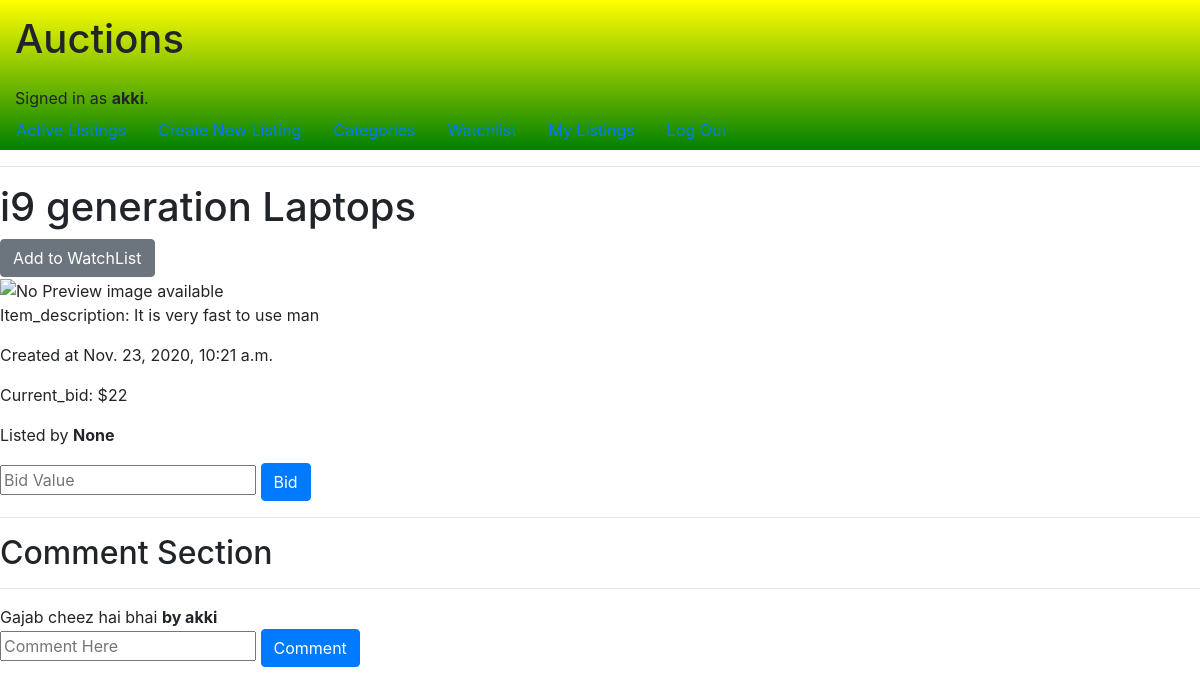
The app's page /listinfo/i9 generation Laptops (signed in) with its own data.
### auctions/models.py (models this page shows, shortened)
class User(AbstractUser):
    pass

class Create_Listing(models.Model):
    Title= models.CharField(max_length=100)
    bid=models.PositiveIntegerField()
    Image=models.URLField()
    Description=models.TextField()
    created_at=models.DateTimeField(auto_now_add=True, null=True)
    created_by=models.ForeignKey(User, on_delete=models.CASCADE, null=True)
    active=models.BooleanField(default=True)

class Comments(models.Model):
    user_comment=models.ForeignKey(User, on_delete=models.CASCADE)
    item_comment=models.ForeignKey(Create_Listing, on_delete=models.CASCADE)
    comment=models.CharField(max_length=64)

### auctions/views.py (the view, shortened to what this page needs)
# urls.py: path('listinfo/<str:title>',views.show_list, name='show'),
@login_required(login_url="/login")
def show_list(request,title):
    current_user=User.objects.get(username=request.user.username)
    curr_listing=Create_Listing.objects.get(Title=title)
    comments=Comments.objects.filter(item_comment=curr_listing)
    watchlist_check=Watchlist.objects.filter(user_watchlist=current_user,watchlist=curr_listing)
    bids=[[str(i.user_bid), i.bid_value] for i in Bid.objects.filter(listing_bid=curr_listing)]
    if len(bids)!=0:
        greatest_bid=max(bids[len(bids)-1][-1], curr_listing.bid)
        greatest_user=bids[len(bids)-1][-2]
    else:
        greatest_bid=curr_listing.bid
        greatest_user=""
    return render(request, "auctions/listing.html", {
        'curr_listing': curr_listing,
        'current_user': current_user,
        'high_bid': greatest_bid,
        'comments': comments,
        'highest_bidder': greatest_user,
        'check': len(watchlist_check),
        'Comment': len(comments)
    })

### auctions/templates/auctions/listing.html (shortened to what this page needs)
{% extends "auctions/layout.html" %}
{% block body %}
<h1>{{ curr_listing.Title }}</h1>
<div>
    {% if curr_listing.active %}
       {% if check == 0 %}
            <form action="{% url 'show' curr_listing.Title %}" method="POST">
                <input type="submit" class="btn btn-secondary" name="watchlist_add" value="Add to WatchList">
            </form>
        {% else %}
            <form action="{% url 'show' curr_listing.Title %}" method="POST">
                {% csrf_token %}
                <input type="submit" name="watchlist_rm" class='btn btn-secondary' value="Remove From WatchList">
            </form>
        {% endif %}
    {% endif %}
</div>
<div>
   <img src="{{ curr_listing.Image}}" alt="No Preview image available" width=500px height="300px">
</div>
<div>
    <p>Item_description: {{curr_listing.Description }}</p>
    <p>Created at {{curr_listing.created_at}}</p>
   <p>Current_bid: ${{ high_bid }}</p>
   <p>Listed by <b>{{curr_listing.created_by}}</b></p>
</div>
<div>
    <form action="{% url 'show' curr_listing.Title %}" method="POST">
        <input type="number" name="bids" id="" placeholder="Bid Value" min="{{high_bid.bid|add:'1'}}">
        <input type="submit" class="btn btn-primary" value="Bid" name=add_bid>
    </form>
</div>
<div>
    <hr>
    <h2>Comment Section</h2>
    <hr>
    {% if Comment == 0 %}
        <b>No comments Yet On this Item</b>
    {% else %}
        {% for comment in comments %}
        <div>{{ comment.comment }} <b>by {{ comment.user_comment }}</b> </div>
        {% endfor %}
    {% endif %}
    <form action="{% url 'show' curr_listing.Title %}" method="POST">
        <input type="text" name=comment  placeholder="Comment Here" >
        <input type="submit" value=Comment class="btn btn-primary" name=addcomment>
    </form>
</div>
{% endblock %}

### auctions/templates/auctions/layout.html (shortened to what this page needs)
{% load static %}
<!DOCTYPE html>
<html lang="en">
    <head>
        <link rel="stylesheet" href="https://stackpath.bootstrapcdn.com/bootstrap/4.4.1/css/bootstrap.min.css">
        <link href="{% static 'auctions/styles.css' %}" rel="stylesheet">
    </head>
    <body>
        <div class="navigate">
        <h1>Auctions</h1>
        <div class=arrange>
            {% if user.is_authenticated %}
                Signed in as <strong>{{ user.username }}</strong>.
            {% else %}
                Not signed in.
            {% endif %}
        </div>
        <ul class="nav">
            <li class="nav-item">
                <a class="nav-link" href="{% url 'index' %}">Active Listings</a>
            </li>
            {% if user.is_authenticated %}
                <li class="nav-item">
                    <a class="nav-link" href="{% url 'create' %}">Create New Listing</a>
                </li>
                <li class='nav-item'>
                    <a class="nav-link" href="">Categories</a>
                </li>
                <li class='nav-item'>
                    <a class="nav-link" href="{% url 'watchlist' %}">Watchlist</a>
                </li>
                <li class="nav-item">
                    <a class='nav-link' href="{% url 'my_listings' %}">My Listings</a>
                </li>
                <li class="nav-item">
                    <a class="nav-link" href="{% url 'logout' %}">Log Out</a>
                </li>
            {% endif %}
        </ul>
        </div>
        <hr>
        {% block body %}
        {% endblock %}
    </body>
</html>

### auctions/static/auctions/styles.css (style rules this page uses)
.navigate { background-image: linear-gradient(yellow, green); }
.navigate h1 { padding: 15px; }
.navigate .arrange { padding-left: 15px; }

### records on screen
User: username "akki"
Create_Listing: Title "i9 generation Laptops", Description "It is very fast to use man", created_at "Nov. 23, 2020, 10:21 a.m.", created_by "None"
Comments: comment "Gajab cheez hai bhai", user_comment "akki"

### other values on screen
{{ high_bid }} "22"
